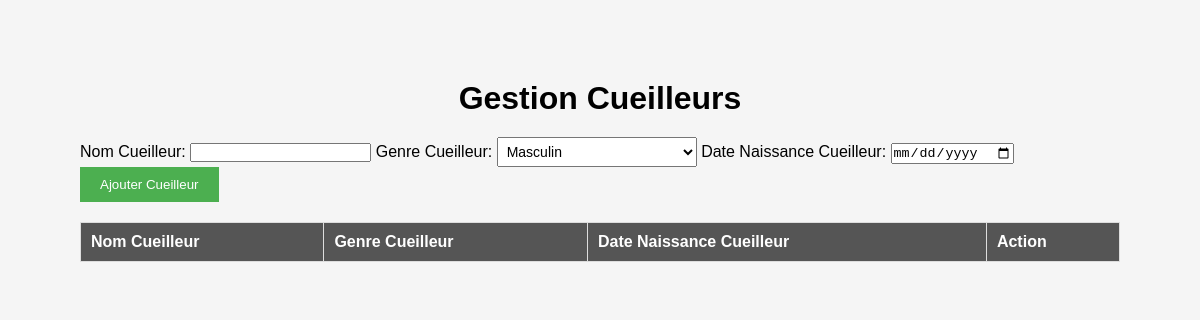
The page /Admin/gestion_cueilleur.php on the database as committed earlier.
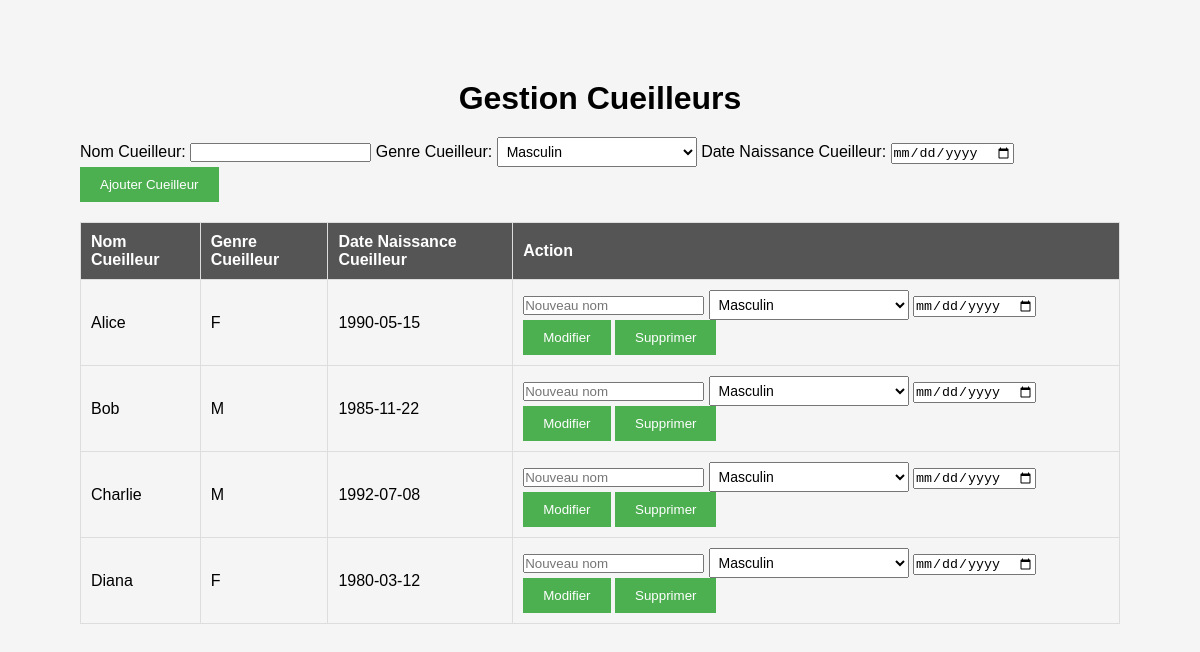
The same page on the database as committed later.
### tables this page shows
CREATE TABLE Cueilleurs (
    ID_Cueilleur INT AUTO_INCREMENT PRIMARY KEY,
    Nom_Cueilleur VARCHAR(255),
    Genre CHAR(1),
    Date_Naissance DATE
);

### Admin/gestion_cueilleur.php (the view, shortened to what this page needs)
<?php
include '../config.php';
$result = $conn->query("SELECT * FROM Cueilleurs");
$cueilleurs = $result->fetch_all(MYSQLI_ASSOC);
?>
<!DOCTYPE html>
<html lang="en">
<head>
    <link rel="stylesheet" href="../css/style.css">
</head>
<body>
    <h1>Gestion Cueilleurs</h1>
    <form action="traitement_gestion_cueilleur.php" method="post">
        <label for="nom_cueilleur">Nom Cueilleur:</label>
        <input type="text" id="nom_cueilleur" name="nom_cueilleur" required>
        <label for="genre_cueilleur">Genre Cueilleur:</label>
        <select id="genre_cueilleur" name="genre_cueilleur" required>
            <option value="M">Masculin</option>
        </select>
        <label for="date_naissance_cueilleur">Date Naissance Cueilleur:</label>
        <input type="date" id="date_naissance_cueilleur" name="date_naissance_cueilleur" required>
        <button type="submit" name="ajouter_cueilleur">Ajouter Cueilleur</button>
    </form>
    <table>
        <thead>
            <tr>
                <th>Nom Cueilleur</th>
                <th>Genre Cueilleur</th>
                <th>Date Naissance Cueilleur</th>
                <th>Action</th>
            </tr>
        </thead>
        <tbody>
            <?php foreach ($cueilleurs as $cueilleur): ?>
                <tr>
                    <td><?= $cueilleur['Nom_Cueilleur'] ?? '' ?></td>
                    <td><?= $cueilleur['Genre'] ?? '' ?></td>
                    <td><?= $cueilleur['Date_Naissance'] ?? '' ?></td>
                    <td>
                    <form action="traitement_gestion_cueilleur.php" method="post" style="display: inline;">
                        <input type="text" name="nom_cueilleur_modifie" placeholder="Nouveau nom">
                        <select name="genre_cueilleur_modifie" required>
                            <option value="M">Masculin</option>
                        </select>
                        <input type="date" name="date_naissance_cueilleur_modifie" placeholder="Nouvelle date de naissance">
                        <button type="submit" name="action" value="modifier_cueilleur">Modifier</button>
                    </form>
                    <form action="traitement_gestion_cueilleur.php" method="post" style="display: inline;">
                        <button type="submit" name="action" value="supprimer_cueilleur">Supprimer</button>
                    </form>
                    </td>
                </tr>
            <?php endforeach; ?>
        </tbody>
    </table>
</body>
</html>

### css/style.css (style rules this page uses)
* { margin: 0; padding: 0; box-sizing: border-box; }
body { font-family: 'Arial', sans-serif; margin: 0; padding: 0; background-color: #f5f5f5; padding: 80px; }
input { outline: none; }
h1 { margin-bottom: 20px; text-align: center; }
form { margin-bottom: 20px; }
table { width: 100%; border-collapse: collapse; margin-top: 20px; }
table, th, td { border: 1px solid #ddd; }
th, td { padding: 10px; text-align: left; }
th { background-color: #555; color: #fff; }
button { background-color: #4CAF50; color: #fff; padding: 10px 20px; border: none; cursor: pointer; }
select { padding: 5px; font-size: 14px; width: 200px; }
select option { padding: 5px; font-size: 14px; }

Rows that differ between the two databases and show on the page:
added cueilleurs: Nom_Cueilleur "Alice", Genre "F", Date_Naissance "1990-05-15"
added cueilleurs: Nom_Cueilleur "Bob", Genre "M", Date_Naissance "1985-11-22"
added cueilleurs: Nom_Cueilleur "Charlie", Genre "M", Date_Naissance "1992-07-08"
added cueilleurs: Nom_Cueilleur "Diana", Genre "F", Date_Naissance "1980-03-12"
